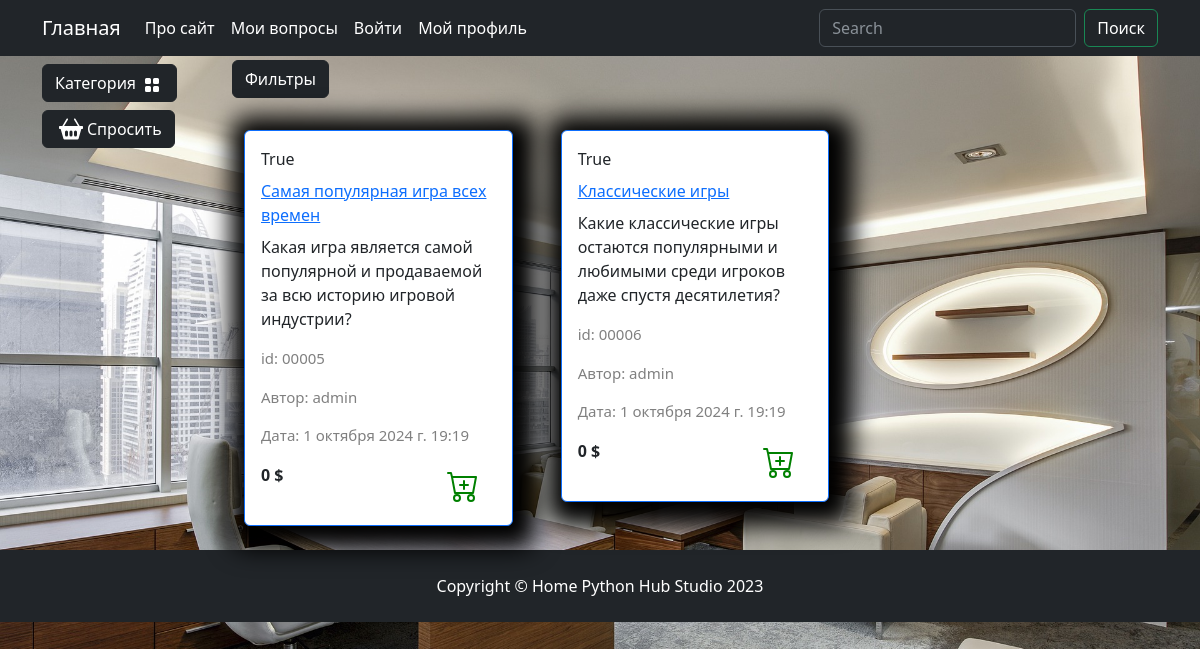
The page /catalog/games/ on the database its author committed.
### questions/models.py (models this page shows, shortened)
class Questions(models.Model):
    author = models.ForeignKey("auth.User", on_delete=models.CASCADE, verbose_name="Автор")
    category = models.ForeignKey(to=Categories, on_delete=models.CASCADE, verbose_name="Категория")
    title = models.CharField(max_length=200, verbose_name="Заголовок")
    slug = models.SlugField(max_length=200, unique=True, blank=True, null=True, verbose_name="Ссылка")
    text = models.TextField(verbose_name="Текст")
    rating = models.IntegerField(default=0, verbose_name="Рейтинг")
    date = models.DateTimeField( verbose_name="Дата", default=time_now)
    out_answer = models.BooleanField(default=True, verbose_name="Без ответа")
    class Meta:
        db_table = "question"
        verbose_name = "Вопрос"
        verbose_name_plural = "Вопросы"
    def display_id(self):
        return f"{self.id:05}"

### questions/views.py (the view)
# urls.py: path('catalog/', include('questions.urls', namespace='catalog')),
def catalog(request, category_slug=None):
    out_answer = request.GET.get('out_answer', None)
    order_by = request.GET.get('order_by', None)
    query = request.GET.get('q', None)
    if category_slug==None and not query:
        questions = Questions.objects.all()
    elif query:
        questions = q_search(query)
    else:
        questions = Questions.objects.filter(category__slug=category_slug)
    if out_answer:
        questions = questions.filter(out_answer=True)
    if order_by and order_by != "default":
        questions = questions.order_by(order_by)
    context: dict = {
        'title': "Каталог",
        'content': "Содержание каталога",
        'questions': questions,
        'slug_url': category_slug
    }
    return render(request, 'questions/catalog.html', context)

### questions/templatetags/question_tags.py (called while the page is built)
@register.simple_tag()
def tag_categories():
    return Categories.objects.all()

### questions/templates/questions/catalog.html (shortened to what this page needs)
{% extends "main/base.html" %}
{% load static %}
{% block content %}
    <div class="row">
        <div class="dropdown mb-2">
            <button class="btn btn-secondary dropdown-toggle btn-dark" type="button" data-bs-toggle="dropdown"
                aria-expanded="false">
                Фильтры
            </button>
        </div>
        {% for item in questions %}
        <div class="col-lg-4 col-md-6 p-4">
            <div class="card border-primary rounded custom-shadow">
                <div class="card-body">
                    <p class="card-title">{{ item.out_answer }}</p>
                    <a href="{% url "catalog:question" item.slug %}">
                        <p class="card-title">{{ item.title }}</p>
                    </a>
                    <p class="card-text ">{{ item.text }}</p>
                    <p class="product_id">id: {{ item.display_id }}</p>
                    <p class="product_id">Автор: {{ item.author }}</p>
                    <p class="product_id">Дата: {{ item.date }}</p>
                    <div class="d-flex justify-content-between">
                        <p><strong>{{ item.rating }} $</strong></p>
                        <a href="#" class="btn add-to-cart">
                            <img class="mx-1" src="{% static "deps/icons/cart-plus.svg" %}" alt="Catalog Icon"
                                width="32" height="32">
                        </a>
                    </div>
                </div>
            </div>
        </div>
        {% endfor %}
    </div>
{% endblock content %}
{% block footer %}
    <footer class="py-4 bg-dark">
        <div class="container">
            <p class="m-0 text-center text-white">Copyright &copy; Home Python Hub Studio 2023</p>
        </div>
    </footer>
{% endblock footer %}

### static/deps/css/my_css.css (style rules this page uses)
body { background-image: url("../images/bg-image.jpg"); background-repeat: no-repeat; background-attachment: fixed; background-position: center center; background-size: cover; height: 100%; }
.dropdown-toggle::after { content: none; }
.custom-shadow { box-shadow: 5px 5px 25px 19px #000000; }
.product_id { color: gray; font-size: 15px; }

### rows shown on the page
Questions: out_answer "True", title "Самая популярная игра всех времен", text "Какая игра является самой популярной и продаваемой за всю историю игровой индустрии?", display_id "00005", author "admin", date "1 октября 2024 г. 19:19", rating "0"
Questions: out_answer "True", title "Классические игры", text "Какие классические игры остаются популярными и любимыми среди игроков даже спустя десятилетия?", display_id "00006", author "admin", date "1 октября 2024 г. 19:19", rating "0"
